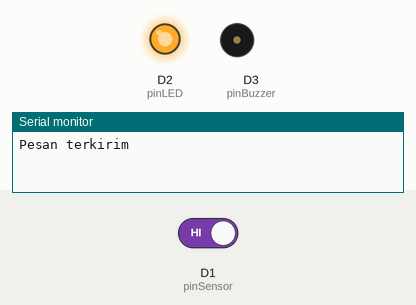
This sketch was run on a simulated ESP8266 (NodeMCU). Parts: output pins drawn as LEDs (lit = HIGH), buzzer (waves = sounding, pin HIGH), the last lines printed to the serial monitor. Inputs (shaded band) come from the test bench; at power-on: D1 (pinSensor) HIGH. WiFi joins after 1.5 s; servers stay silent unless stated; web services answer with replies made up by the test bench.

Above: at 2.7 s.
2.8 s: D1 (pinSensor) driven LOW
At 3.4 s:
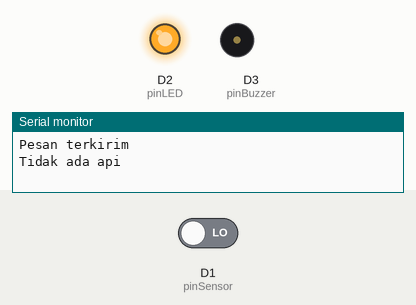
5.7 s: D1 (pinSensor) driven HIGH
At 6.5 s:
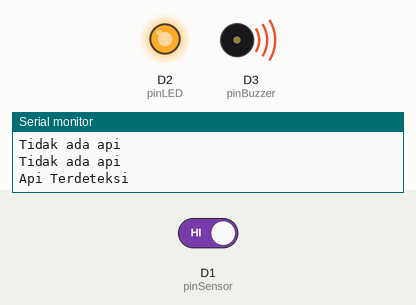
Timing chart, 0 to 17.2 s (numbered marks = the images above; inputs shaded):
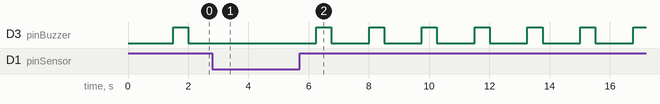

The sketch:

final.ino
```cpp
#include <ESP8266HTTPClient.h>
#include <ESP8266WiFi.h>

const char *ssid = "Wassup dude..";
const char *password = "tapemarga";

#define pinSensor D1
#define pinLED 4
#define pinBuzzer D3

// Siapkan variabel untuk menyimpan data sensor
String url;

// Siapkan variabel wificlient
WiFiClient client;

void setup()
{
    Serial.begin(9600);
    pinMode(pinSensor, INPUT);
    pinMode(pinLED, OUTPUT);
    pinMode(pinBuzzer, OUTPUT);

    WiFi.hostname("NodeMCU");
    WiFi.begin(ssid, password);

    while (WiFi.status() != WL_CONNECTED)
    {
        // Menunggu koneksi WiFi terhubung
        digitalWrite(pinLED, LOW); // LED off
        delay(500);
    }

    // Apabila terkoneksi
    digitalWrite(pinLED, HIGH); // LED on
}

void loop()
{
    int api = digitalRead(pinSensor);
    if (api == LOW)
    {
        // Tidak ada api, wa tdk jalan
        Serial.println("Tidak ada api");
    }
    else
    {
        // Ada api, wa jalan
        Serial.println("Api Terdeteksi");
        // Aktifkan buzzer
        digitalWrite(pinBuzzer, HIGH);
        delay(500); // Berdurasi 500ms
        digitalWrite(pinBuzzer, LOW);
        // Kirim notifikasi WA
        kirim_wa("Bahaya!!! Telah Ditemukan Titik Api di Tempat Anda. Segera Evakuasi Keluarga Anda. Waspadalah");
    }
    delay(1000);
}

void kirim_wa(String pesan)
{
    url = "http://api.callmebot.com/whatsapp.php?phone=6281241617892&text=" + urlencode(pesan) + "&apikey=4013707";
    // Kirim pesan
    postData();
}

void postData()
{
    // Siapkan variabel untuk menampung status konek atau tidak
    int httpCode;

    // Siapka variabel untuk http
    HTTPClient http;

    // Eksekusi link url
    http.begin(client, url);
    httpCode = http.POST(url);

    // Uji nilai variabel
    if (httpCode == 200)
    {
        Serial.println("Pesan terkirim");
    }
    else
    {
        Serial.println("Pesan gagal terkirim");
    }
    http.end();
}

String urlencode(String str)
{
    String encodedString = "";
    char c;
    char code0;
    char code1;
    char code2;
    for (int i=0; i<str.length(); i++)
    {
        c = str.charAt(i);
        if (c == ' ')
        {
            encodedString += '+';
        }
        else if (isalnum(c))
        {
            encodedString += c;
        }
        else
        {
            code1 = (c & 0xf) + '0';
            if ((c & 0xf) > 9)
            {
                code1 = (c & 0xf) - 10 + 'A';
            }
            c = (c >> 4) & 0xf;
            code0 = c + '0';
            if (c > 9)
            {
                code0 = c - 10 + 'A';
            }
            code2 = '\0';
            encodedString += '%';
            encodedString += code0;
            encodedString += code1;
        }
        yield();
    }
    Serial.println(encodedString);
    return encodedString;
}
```

Measured:
- after the input at 2.8 s, D3 (pinBuzzer): stops changing and stays LOW
- after the input at 5.7 s, D3 (pinBuzzer): alternates HIGH for 0.50 s and LOW for 1.3 s, starting after 0.56 s
